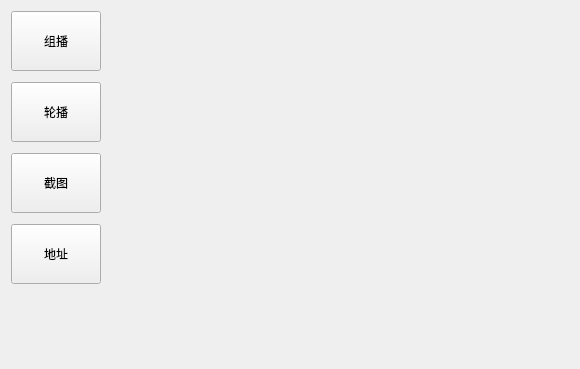
<?xml version="1.0" encoding="UTF-8"?>
<ui version="4.0">
 <class>MainSystemSetings</class>
 <widget class="QWidget" name="MainSystemSetings">
  <property name="geometry">
   <rect>
    <x>0</x>
    <y>0</y>
    <width>580</width>
    <height>369</height>
   </rect>
  </property>
  <property name="windowTitle">
   <string>Form</string>
  </property>
  <layout class="QHBoxLayout" name="horizontalLayout_2">
   <property name="leftMargin">
    <number>0</number>
   </property>
   <property name="topMargin">
    <number>0</number>
   </property>
   <property name="rightMargin">
    <number>0</number>
   </property>
   <property name="bottomMargin">
    <number>0</number>
   </property>
   <item>
    <layout class="QHBoxLayout" name="horizontalLayout">
     <item>
      <layout class="QVBoxLayout" name="verticalLayout">
       <property name="spacing">
        <number>11</number>
       </property>
       <property name="leftMargin">
        <number>11</number>
       </property>
       <property name="topMargin">
        <number>11</number>
       </property>
       <property name="rightMargin">
        <number>11</number>
       </property>
       <item>
        <widget class="QPushButton" name="pushButton_play_form">
         <property name="sizePolicy">
          <sizepolicy hsizetype="Fixed" vsizetype="Preferred">
           <horstretch>0</horstretch>
           <verstretch>0</verstretch>
          </sizepolicy>
         </property>
         <property name="minimumSize">
          <size>
           <width>90</width>
           <height>60</height>
          </size>
         </property>
         <property name="text">
          <string>组播</string>
         </property>
        </widget>
       </item>
       <item>
        <widget class="QPushButton" name="pushButton_play_alternate">
         <property name="sizePolicy">
          <sizepolicy hsizetype="Fixed" vsizetype="Preferred">
           <horstretch>0</horstretch>
           <verstretch>0</verstretch>
          </sizepolicy>
         </property>
         <property name="minimumSize">
          <size>
           <width>90</width>
           <height>60</height>
          </size>
         </property>
         <property name="text">
          <string>轮播</string>
         </property>
        </widget>
       </item>
       <item>
        <widget class="QPushButton" name="pushButton_snap">
         <property name="sizePolicy">
          <sizepolicy hsizetype="Fixed" vsizetype="Preferred">
           <horstretch>0</horstretch>
           <verstretch>0</verstretch>
          </sizepolicy>
         </property>
         <property name="minimumSize">
          <size>
           <width>90</width>
           <height>60</height>
          </size>
         </property>
         <property name="text">
          <string>截图</string>
         </property>
        </widget>
       </item>
       <item>
        <widget class="QPushButton" name="pushButton_url">
         <property name="sizePolicy">
          <sizepolicy hsizetype="Fixed" vsizetype="Preferred">
           <horstretch>0</horstretch>
           <verstretch>0</verstretch>
          </sizepolicy>
         </property>
         <property name="minimumSize">
          <size>
           <width>90</width>
           <height>60</height>
          </size>
         </property>
         <property name="text">
          <string>地址</string>
         </property>
        </widget>
       </item>
       <item>
        <spacer name="verticalSpacer">
         <property name="orientation">
          <enum>Qt::Vertical</enum>
         </property>
         <property name="sizeHint" stdset="0">
          <size>
           <width>20</width>
           <height>40</height>
          </size>
         </property>
        </spacer>
       </item>
      </layout>
     </item>
     <item>
      <widget class="QLabel" name="label">
       <property name="minimumSize">
        <size>
         <width>4</width>
         <height>0</height>
        </size>
       </property>
       <property name="maximumSize">
        <size>
         <width>4</width>
         <height>16777215</height>
        </size>
       </property>
       <property name="text">
        <string/>
       </property>
       <property name="outer_stylesheet" stdset="0">
        <string>vertical_line</string>
       </property>
      </widget>
     </item>
    </layout>
   </item>
   <item>
    <layout class="QVBoxLayout" name="verticalLayout_2">
     <item>
      <widget class="QStackedWidget" name="stackedWidget">
       <widget class="MainSystemSetingsAlter" name="page"/>
       <widget class="MainSystemSetingsForm" name="page_2"/>
       <widget class="MainSystemSetingsSnap" name="page_3"/>
       <widget class="MainSystemSetingsUrl" name="page_4"/>
      </widget>
     </item>
    </layout>
   </item>
  </layout>
 </widget>
 <customwidgets>
  <customwidget>
   <class>MainSystemSetingsAlter</class>
   <extends>QWidget</extends>
   <header>mainsystemsetingsalter.h</header>
   <container>1</container>
  </customwidget>
  <customwidget>
   <class>MainSystemSetingsForm</class>
   <extends>QWidget</extends>
   <header>mainsystemsetingsform.h</header>
   <container>1</container>
  </customwidget>
  <customwidget>
   <class>MainSystemSetingsSnap</class>
   <extends>QWidget</extends>
   <header>mainsystemsetingssnap.h</header>
   <container>1</container>
  </customwidget>
  <customwidget>
   <class>MainSystemSetingsUrl</class>
   <extends>QWidget</extends>
   <header>mainsystemsetingsurl.h</header>
   <container>1</container>
  </customwidget>
 </customwidgets>
 <resources/>
 <connections/>
</ui>
